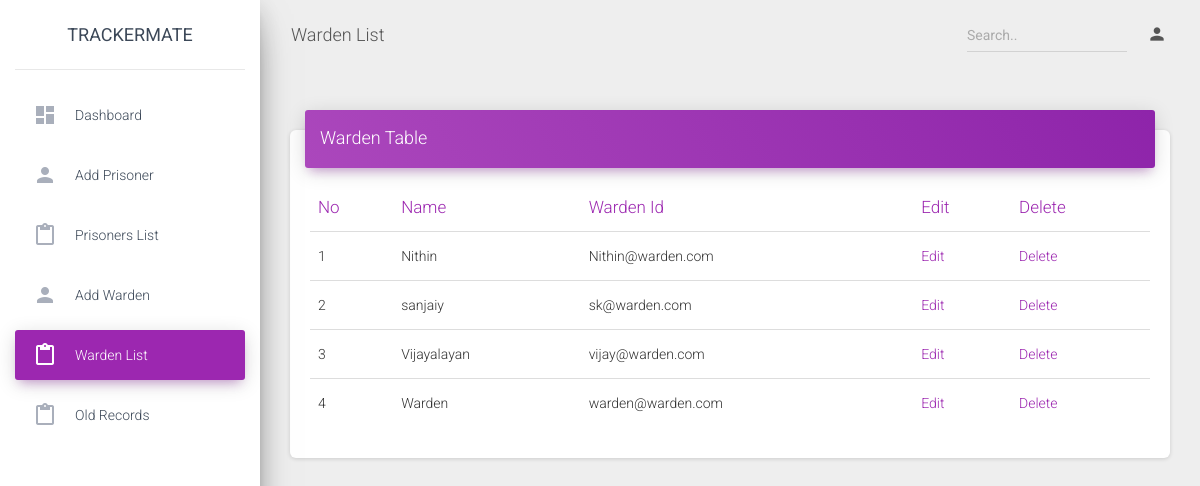
The page /dash/Warden.php (signed in) on the database its author committed.
### tables this page shows
CREATE TABLE `warden` (
  `Warden_Name` varchar(20) NOT NULL,
  `Warden_Id` varchar(20) NOT NULL,
  `Warden_Password` varchar(16) NOT NULL
);

### dash/Warden.php (the view, shortened to what this page needs)
<?php
$connection = mysqli_connect('localhost', 'root', '');
$result = mysqli_query($connection,"SELECT * FROM warden");
?>
<!DOCTYPE html>
<html lang="en">
<head>
  <link rel="stylesheet" href="https://maxcdn.bootstrapcdn.com/font-awesome/latest/css/font-awesome.min.css">
  <link href="../assets/css/material-dashboard.css?v=2.1.2" rel="stylesheet" />
  <link href="../assets/demo/demo.css" rel="stylesheet" />
</head>
<body class="">
  <div class="wrapper ">
    <div class="sidebar" data-color="purple" data-background-color="white" data-image="../assets/img/sidebar-1.jpg">
      <div class="logo"><a href="../index.php" class="simple-text logo-normal">
      TrackerMate
        </a></div>
      <div class="sidebar-wrapper">
        <ul class="nav">
          <li class="nav-item  ">
            <a class="nav-link" href="AdminDashboard.php">
              <i class="material-icons">dashboard</i>
              <p>Dashboard</p>
            </a>
          </li>
          <li class="nav-item ">
            <a class="nav-link" href="Addprisoner.php">
              <i class="material-icons">person</i>
              <p>Add Prisoner</p>
            </a>
          </li>
          <li class="nav-item  ">
            <a class="nav-link" href="Prisoners.php">
              <i class="material-icons">content_paste</i>
              <p>Prisoners List</p>
            </a>
          </li>
          <li class="nav-item  ">
            <a class="nav-link" href="Addwarden.php">
              <i class="material-icons">person</i>
              <p>Add Warden</p>
            </a>
          </li>
          <li class="nav-item active">
            <a class="nav-link" href="Warden.php">
              <i class="material-icons">content_paste</i>
              <p>Warden List</p>
            </a>
          </li>
          <li class="nav-item ">
            <a class="nav-link" href="oldPrisonerRecords.php">
              <i class="material-icons">content_paste</i>
              <p>Old Records</p>
            </a>
          </li>
        </ul>
      </div>
    </div>
    <div class="main-panel">
      <nav class="navbar navbar-expand-lg navbar-transparent navbar-absolute fixed-top ">
        <div class="container-fluid">
          <div class="navbar-wrapper">
            <a class="navbar-brand" href="javascript:;">Warden List</a>
          </div>
          <div class="collapse navbar-collapse justify-content-end">
          <form class="navbar-form">
              <div class="input-group no-border">
                <input type="text" id="myInput"  class="form-control" onkeyup="myFunction()" placeholder="Search..">
                  <div class="ripple-container"></div>
              </div>
            </form>
            <ul class="navbar-nav">
              <li class="nav-item dropdown">
                <a class="nav-link" href="javascript:;" id="navbarDropdownProfile" data-toggle="dropdown" aria-haspopup="true" aria-expanded="false">
                  <i class="material-icons">person</i>
                </a>
              </li>
            </ul>
          </div>
        </div>
      </nav>
      <div class="content">
        <div class="container-fluid">
          <div class="row">
            <div class="col-md-12">
              <div class="card">
                <div class="card-header card-header-primary">
                  <h4 class="card-title ">Warden Table</h4>
                </div>
                <div class="card-body">
                  <div class="table-responsive">
                    <table id="myTable"class="table">
                      <thead class=" text-primary">
                        <th>
                          No
                        </th>
                        <th>
                          Name
                        </th>
                        <th>
                          Warden Id
                        </th>
                        <th>
                          Edit
                        </th>
                        <th>
                          Delete
                        </th>
                      </thead>
                      <tbody>
                      <?php
                        if (mysqli_num_rows($result) > 0) {
                          $count=1;
                          while($row = mysqli_fetch_assoc($result)) { ?>
                            <tr>
                              <td ><?php echo $count; ?></td>
                              <td><?php echo $row['Warden_Name']; ?></td>
                              <td ><?php echo $row['Warden_Id']; ?></td>
                              <td >
                            <a href="Wardenupdate.php?id=<?php echo $row['Warden_Id'];  ?>">Edit</a>
                            </td>
                            <td>
                            <a href="wardendelete.php?id=<?php echo $row['Warden_Id']; ?>">Delete</a>
                            </td>
                            </tr>
                            <?php $count++; }
                        } else {
                          echo "<td>0 results</td>";
                        }
                        ?>
                      </tbody>
                    </table>
                  </div>
                </div>
              </div>
            </div>
        </div>
      </div>
    </div>
</body>
</html>

### rows shown on the page
warden: Warden_Name "Nithin", Warden_Id "Nithin@warden.com"
warden: Warden_Name "sanjaiy", Warden_Id "sk@warden.com"
warden: Warden_Name "Vijayalayan", Warden_Id "vijay@warden.com"
warden: Warden_Name "Warden", Warden_Id "warden@warden.com"
